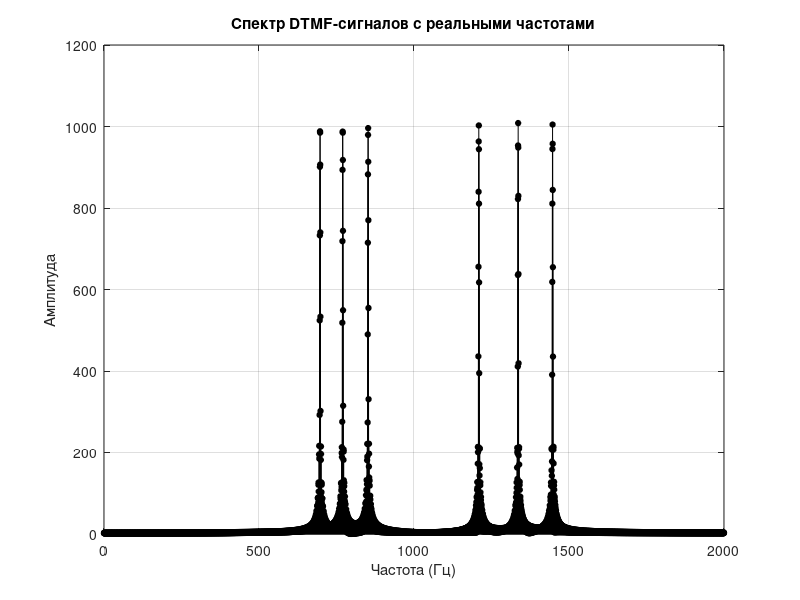

Recreate this plot in MATLAB.
clear; clc

fs = 4000;
duration = 0.5;  
pause = 0.5; 
t_signal = 0:1/fs:duration;

freqs = [697,1447;
        852,1209;
        770,1336];

dtmf_signals = [];

for i = 1:size(freqs, 1)
    f1 = freqs(i, 1);
    f2 = freqs(i, 2);
    dtmf_signal = sin(2*pi*f1*t_signal) + sin(2*pi*f2*t_signal);
    dtmf_signals = [dtmf_signals, dtmf_signal, zeros(1, round(pause * fs))]; 
end

N = length(dtmf_signals);
X_k = fft(dtmf_signals);
magnitude = abs(X_k);
f = fs*(0:N-1)/N; % Реальные частоты в Гц

P1 = magnitude(1:floor(N/2)+1);
f_one_sided = f(1:floor(N/2)+1);

stem(f_one_sided, P1, 'filled','k','MarkerSize', 4); 
title('Спектр DTMF-сигналов с реальными частотами');
xlabel('Частота (Гц)');
ylabel('Амплитуда');
xlim([0 2000]); 
grid on;
